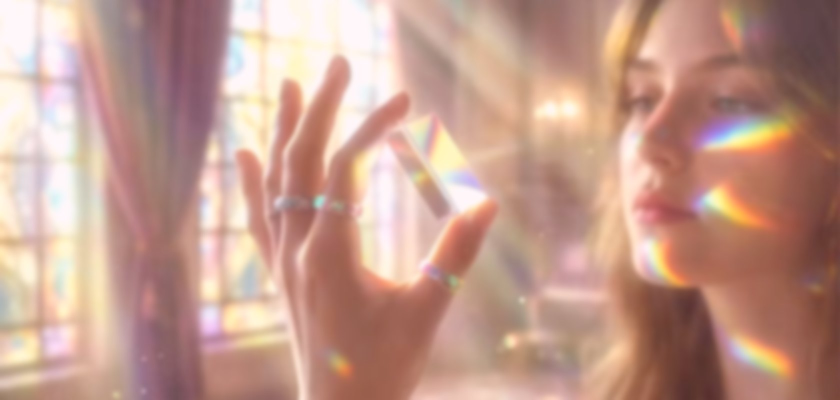
#> input picture img/soft.jpg, 1680 x 800 px, found by its file name (shown at 1/2 size)
$ python p9.py
#> lines starting #> are read from the running program, lines starting #| are printed output that depends on the picture
from PIL import Image, ImageEnhance, ImageFilter, ImageChops
import numpy as np
IMG="/sessions/beautiful-pensive-edison/mnt/outputs/img"
W,H=900,1120
im=Image.open(f"{IMG}/soft.jpg").convert("RGB")  # dreamy woman/figure base
#> im is the input picture: PIL image 1680x800 RGB; mean R, G, B 194.5, 154.5, 140.6
iw,ih=im.size;s=max(W/iw,H/ih)
#> after `iw, ih = im.size`: iw = 1680; ih = 800
#> after `s = max(W / iw, H / ih)`: s = 1.4
im=im.resize((max(W,int(iw*s)+1),max(H,int(ih*s)+1)),Image.LANCZOS)
#> im: PIL image 2353x1121 RGB
x=(im.width-W)//2;y=(im.height-H)//2;im=im.crop((x,y,x+W,y+H))
#> after `x = (im.width - W) // 2`: x = 726
#> after `y = (im.height - H) // 2`: y = 0
#> after `im = im.crop((x, y, x + W, y + H))`:
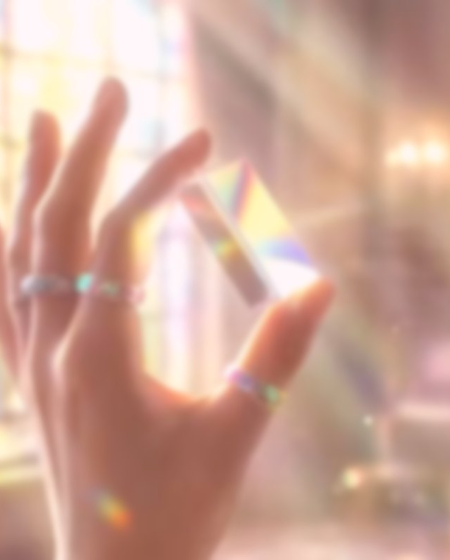
#> im: PIL image 900x1120 RGB (shown at 1/2 size); mean R, G, B 205.4, 166.1, 150.7
im=ImageEnhance.Color(im).enhance(.55)            # desaturated, artsy
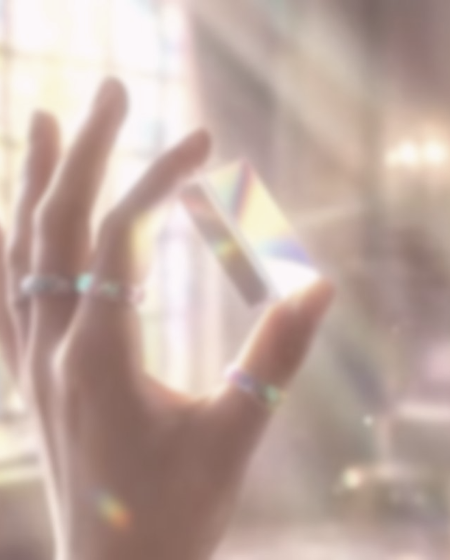
#> im: PIL image 900x1120 RGB (shown at 1/2 size); mean R, G, B 191.7, 170.2, 161.7
im=ImageEnhance.Brightness(im).enhance(1.12)
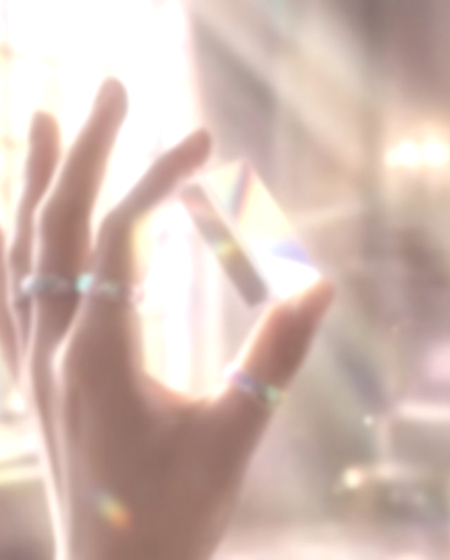
#> im: PIL image 900x1120 RGB (shown at 1/2 size); mean R, G, B 210.4, 187.9, 179.1
im=Image.blend(im,Image.new("RGB",(W,H),(238,232,224)),0.20)  # pale warm white wash
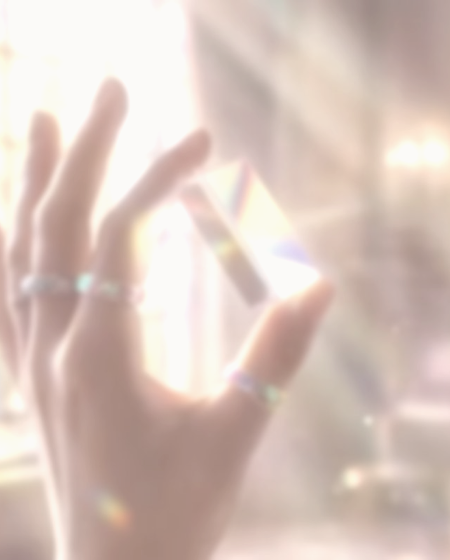
#> im: PIL image 900x1120 RGB (shown at 1/2 size); mean R, G, B 215.5, 196.3, 187.6
im=im.filter(ImageFilter.GaussianBlur(6.5))       # very blurry / artsy
# grain
n=np.random.normal(0,11,(H,W,1));im=Image.fromarray(np.clip(np.asarray(im).astype(float)+n,0,255).astype("uint8"),"RGB")
# soft vignette
yy,xx=np.mgrid[0:H,0:W];r=(((xx-W/2)/(W/2))**2+((yy-H/2)/(H/2))**2)**.5
v=np.clip(1-(r-.55)*.7,0,1);im=Image.fromarray(np.clip(np.asarray(im).astype(float)*v[:,:,None],0,255).astype("uint8"),"RGB")
#> after `im = Image.fromarray(np.clip(np.asarray(im).astype(float) * v[:, :, No`:
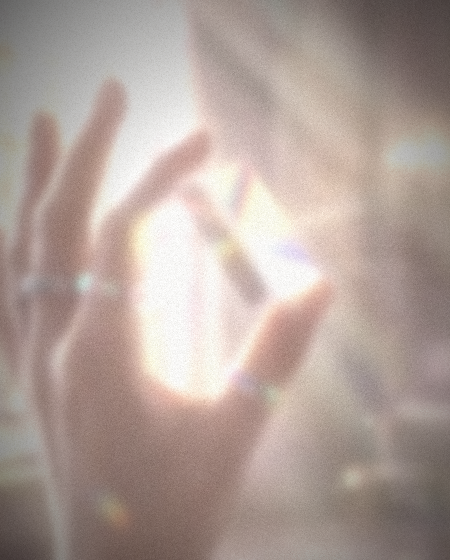
#> im: PIL image 900x1120 RGB (shown at 1/2 size); mean R, G, B 175.3, 159.6, 152.6
im.save(f"{IMG}/liminal.jpg",quality=86);print("liminal.jpg ok",im.size)
#| liminal.jpg ok (900, 1120)

$ run again, with img/atrium.jpg copied over img/soft.jpg
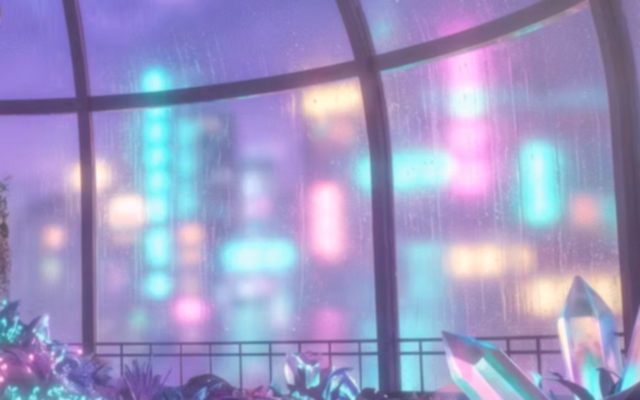
#> input picture img/atrium.jpg, 1280 x 800 px, found by its file name (shown at 1/2 size)
#> im is the input picture: PIL image 1280x800 RGB; mean R, G, B 156.9, 151.8, 195.2
#> `im=Image.blend(im,Image.new("RGB",(W,H),(238,232,224)),0.20)`:
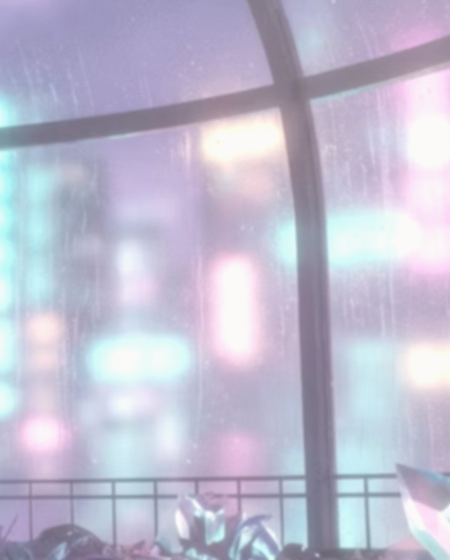
#> im: PIL image 900x1120 RGB (shown at 1/2 size); mean R, G, B 190.6, 188.6, 208.3
#> `im = Image.fromarray(np.clip(np.asarray(im).astype(float) * v[:, :, No`:
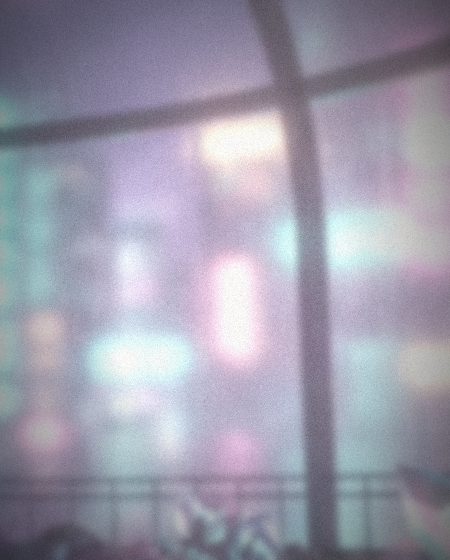
#> im: PIL image 900x1120 RGB (shown at 1/2 size); mean R, G, B 156.1, 154.3, 170.1
#| liminal.jpg ok (900, 1120)

$ run again, with img/club.jpg copied over img/soft.jpg
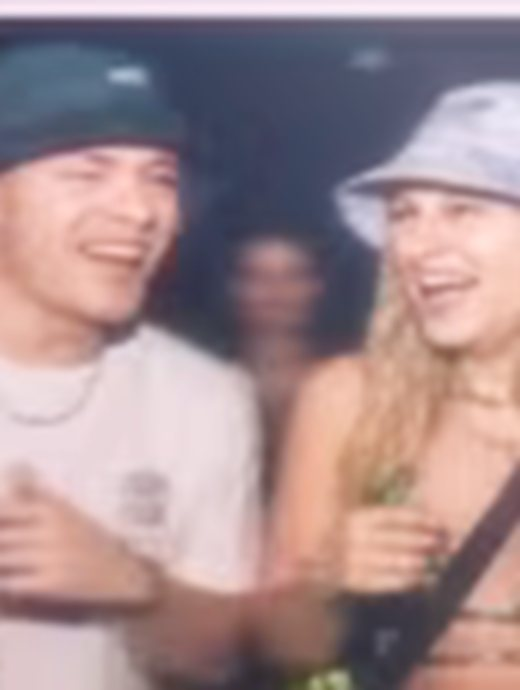
#> input picture img/club.jpg, 520 x 690 px, found by its file name
#> im is the input picture: PIL image 520x690 RGB; mean R, G, B 163.5, 139.8, 142.5
#> `im=Image.blend(im,Image.new("RGB",(W,H),(238,232,224)),0.20)`:
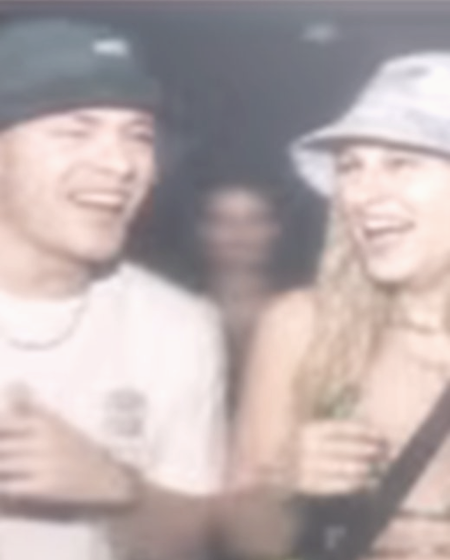
#> im: PIL image 900x1120 RGB (shown at 1/2 size); mean R, G, B 185, 172.2, 171.8
#> `im = Image.fromarray(np.clip(np.asarray(im).astype(float) * v[:, :, No`:
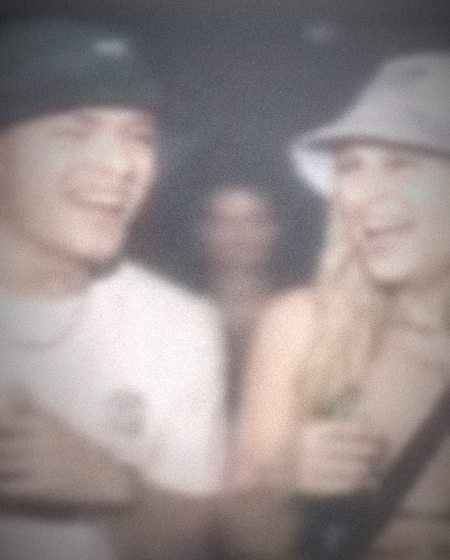
#> im: PIL image 900x1120 RGB (shown at 1/2 size); mean R, G, B 151, 140.6, 140.1
#| liminal.jpg ok (900, 1120)
